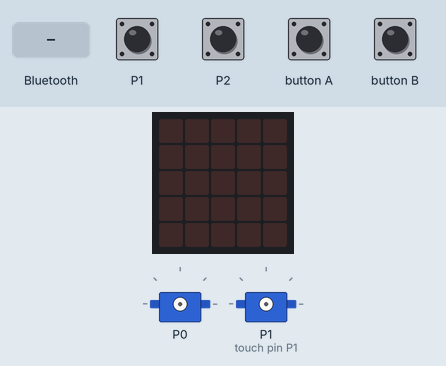
A program run on a simulated BBC micro:bit (MakeCode). Shown: the board's 5×5 LED display, 2 × servo. The test bench sets the inputs (shaded band).

Above: at 1.2 s.
1.3 s: a phone connects over Bluetooth
At 1.7 s:
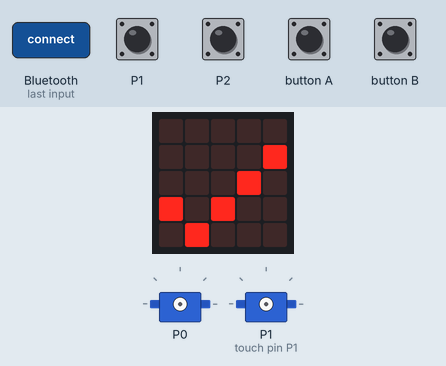
2.8 s: a phone disconnects over Bluetooth
At 4.0 s:
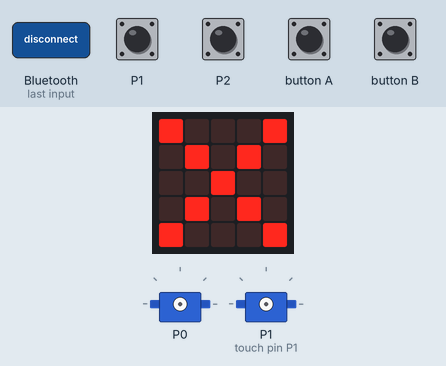
4.3 s: touch pin P1 pressed for 0.15 s
5.9 s: touch pin P2 pressed for 0.15 s
At 7.1 s:
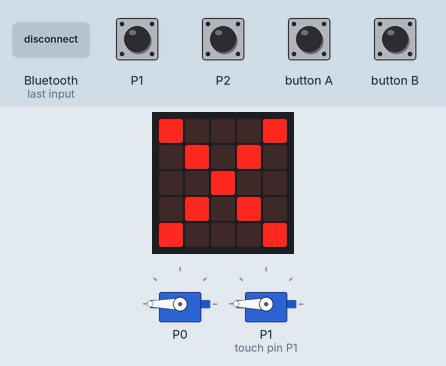
Timing chart, 0 to 8.5 s (numbered marks = the images above; inputs shaded):
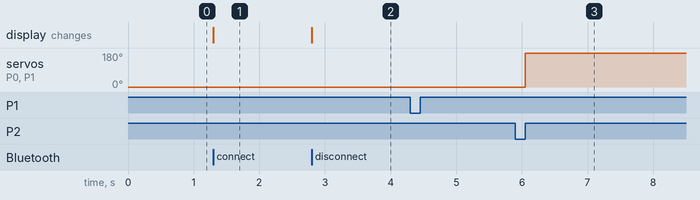

The program:

main.ts
```typescript
bluetooth.onBluetoothConnected(function () {
    basic.showIcon(IconNames.Yes)
})
bluetooth.onBluetoothDisconnected(function () {
    basic.showIcon(IconNames.No)
})
input.onButtonPressed(Button.A, function () {
    if (input.pinIsPressed(TouchPin.P1)) {
        servos.P0.run(70)
        servos.P1.run(30)
    } else if (input.pinIsPressed(TouchPin.P2)) {
        servos.P0.run(-70)
        servos.P1.run(-30)
    }
})
input.onPinPressed(TouchPin.P2, function () {
    servos.P1.run(100)
    servos.P0.run(100)
})
input.onButtonPressed(Button.B, function () {
    if (input.pinIsPressed(TouchPin.P1)) {
        servos.P1.run(30)
        servos.P0.run(70)
    } else if (input.pinIsPressed(TouchPin.P2)) {
        servos.P1.run(-30)
        servos.P0.run(-70)
    }
})
input.onPinPressed(TouchPin.P1, function () {
    servos.P0.run(-100)
    servos.P1.run(-100)
})
bluetooth.startAccelerometerService()
bluetooth.startButtonService()
bluetooth.startIOPinService()
bluetooth.startTemperatureService()
```

test.ts
```typescript
// Hier kann man Tests durchführen; diese Datei wird nicht kompiliert, wenn dieses Paket als Erweiterung verwendet wird.
```

Measured:
- after the input at 1.3 s, the display: changes at once (image 1)
- after the input at 2.8 s, the display: changes at once (image 2)
- after the input at 5.9 s, servo on P0, servo on P1 (touch pin P1): 0° → 180° after 0.15 s
